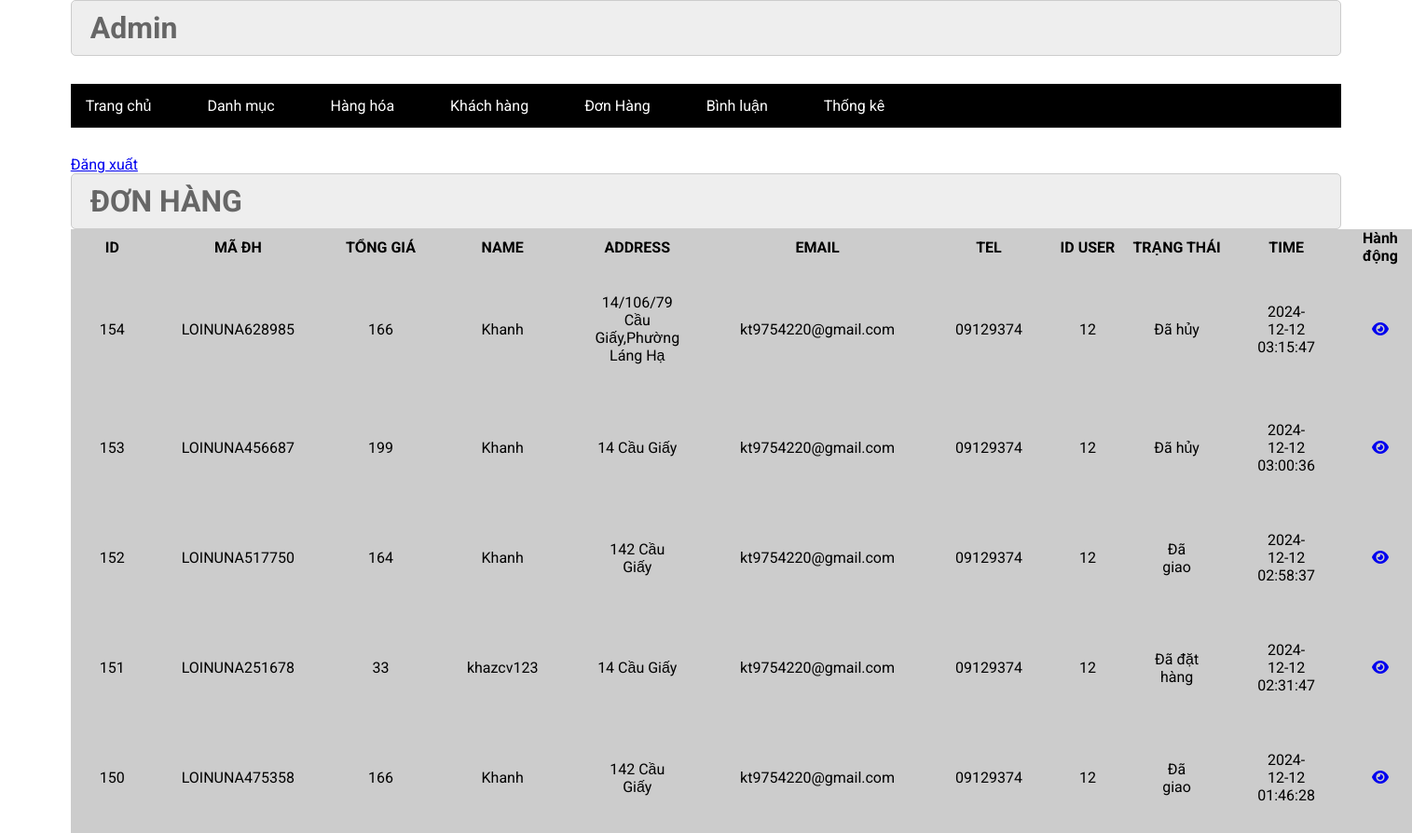
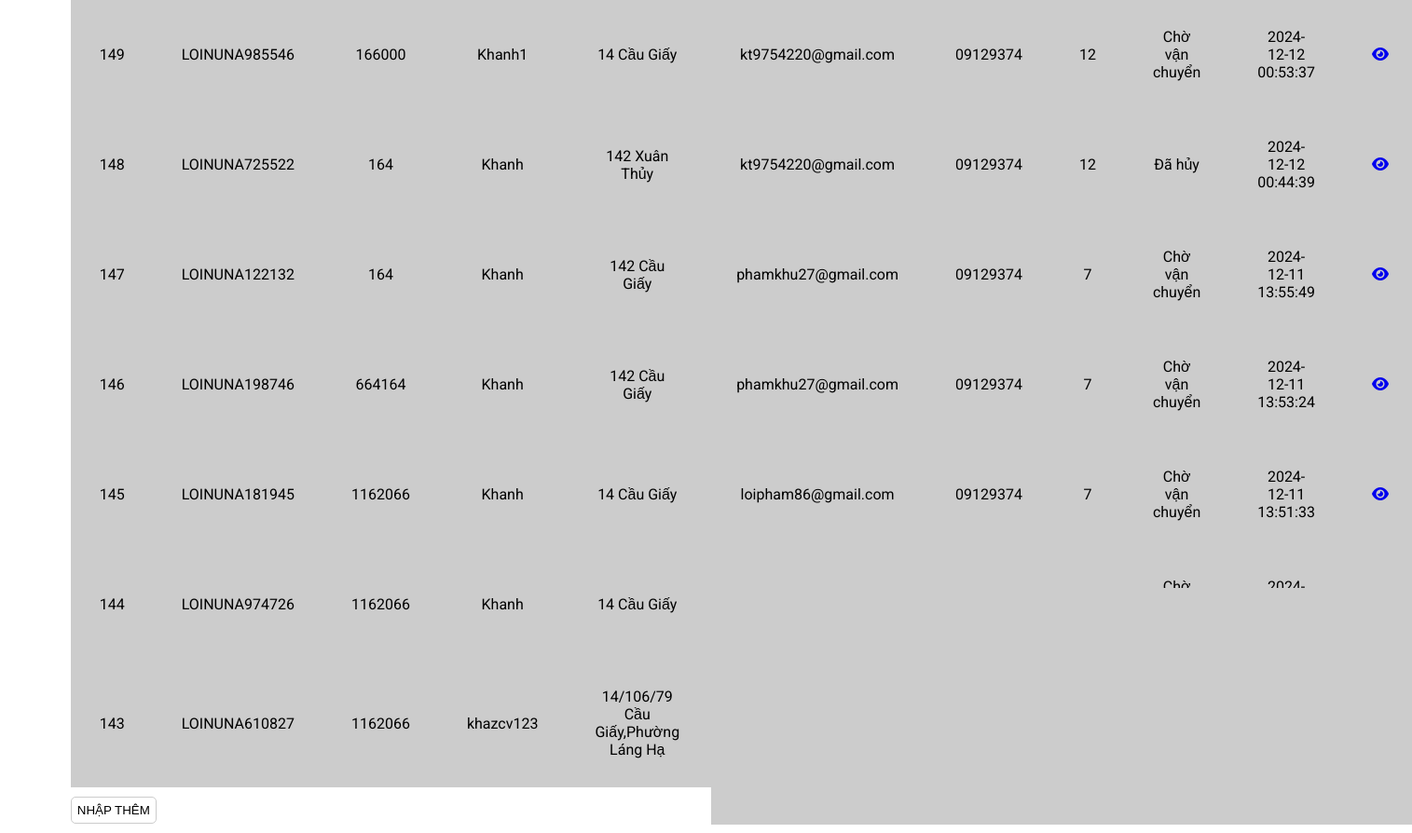
/index.php?pg=donhang (signed in), run on the app's committed database (2 pictures, top to bottom).
### tables this page shows
CREATE TABLE `donhang` (
  `donHang_id` int NOT NULL,
  `madh` varchar(20) NOT NULL,
  `tongGia` double(10,2) NOT NULL DEFAULT '0.00',
  `pttt` tinyint(1) NOT NULL DEFAULT '1',
  `nguoiDung_id` int DEFAULT '0',
  `name` varchar(30) NOT NULL,
  `address` varchar(200) NOT NULL,
  `email` varchar(50) NOT NULL,
  `tel` varchar(20) NOT NULL,
  `status` enum('Đã đặt hàng','Chờ vận chuyển','Đang giao','Đã giao','Đã hủy') NOT NULL DEFAULT 'Đã đặt hàng',
  `ngayTao` timestamp NULL DEFAULT CURRENT_TIMESTAMP,
  `lyDoHuy` varchar(255) DEFAULT NULL
);

### commons/function.php (called while the page is built, shortened)
<?php
function connection()
{
    try {
        $conn = new PDO("mysql:host=" . HOST . ";dbname=" . DBNAME . ";port=" . PORT . ";charset=utf8", USERNAME, PASSWORD);
        $conn->setAttribute(PDO::ATTR_ERRMODE, PDO::ERRMODE_EXCEPTION);
        return $conn;
    } catch (PDOException $e) {
        echo "Lỗi kết nối CSDL: " . $e->getMessage();
    }
}
function view($view, $data = [])
{
    extract($data);
    include_once "view/$view.php";
}

### controllers/admin/DonHangController.php (called while the page is built, shortened)
<?php
class OrderController{
    public function list(){
        $donhangs = (new DonHang)->all();
        view("admin/donhang/list", ['donhangs' => $donhangs]);
    }
}
?>

### models/DonHang.php (called while the page is built, shortened)
<?php
class DonHang {
    public $conn = null;
    public function __construct()
    {
        $this->conn = connection();
    }
    public function all(){
        $sql= "SELECT * FROM donhang ORDER BY donHang_id DESC";
        $stmt = $this->conn->prepare($sql);
        $stmt->execute();
        return $stmt->fetchAll(PDO::FETCH_ASSOC);
    }
}

### view/admin/donhang/list.php (the view)
<?php include_once "view/admin/header.php" ?>
<div class="row2">
    <div class="row2 font_title">
        <h1>ĐƠN HÀNG</h1>
    </div>
    <div class="row2 form_content ">
        <form action="#" method="POST">
            <div class="row2 mb10 formds_loai">
                <table>
                    <tr>
                        <th>ID</th>
                        <th>MÃ ĐH</th>
                        <th>TỔNG GIÁ</th>
                        <th>NAME</th>
                        <th>ADDRESS</th>
                        <th>EMAIL</th>
                        <th>TEL</th>
                        <th>ID USER</th>
                        <th>TRẠNG THÁI</th>
                        <th>TIME</th>
                        <th>Hành động</th>
                    </tr>
                    <?php foreach ($donhangs as $donhang): ?>
                        <tr>
                            <td><?= $donhang['donHang_id'] ?></td>
                            <td><?= $donhang['madh'] ?></td>
                            <td><?= $donhang['tongGia'] ?></td>
                            <td><?= $donhang['name'] ?></td>
                            <td><?= $donhang['address'] ?></td>
                            <td><?= $donhang['email'] ?></td>
                            <td><?= $donhang['tel'] ?></td>
                            <td><?= $donhang['nguoiDung_id'] ?></td>
                            <td><?= $donhang['status'] ?></td>
                            <td><?= $donhang['ngayTao'] ?></td>
                            <td class="text-center align-middle">
                            <a href="./?pg=detailCart&id=<?php echo htmlspecialchars($donhang['donHang_id']); ?>" class="btn btn-info" style="width:70px">
                                <i class="fa-solid fa-eye"></i>
                            </a>
                        </td>
                        </tr>
                    <?php endforeach ?>
                </table>
            </div>
            <div class="row mb10 ">
                <a href="index.php?pg=addsp"> <input class="mr20" type="button" value="NHẬP THÊM"></a>
            </div>
        </form>
    </div>
</div>
<?php include_once "view/admin/footer.php" ?>

### assets/css/admin.css (style rules this page uses)
:root { --white-color:#fff; --black-color:#000; --text-color:#333; }
* { margin:0; padding:0; box-sizing:border-box; }
body { font-family:'Roboto', sans-serif; }
.row { display:flex; width:100%; }
.row2 { float:left; width:100%; }
.mb10 { margin-bottom:10px; }
form { text-align:center; }
.form_account input[type="reset"], .form_account input[type="submit"], .form_content input[type="submit"], .form_content input[type="reset"], .form_content input[type="button"] { padding:6px; background:white; border:1px solid #CCC; border-radius:5px; }
.font_title { background-color:#EEE; border:1px #CCC solid; color:#666; border-radius:5px; padding:10px 20px; }
.mr20 { margin-right:10px; }
.formds_loai table { width:100%; border-collapse:collapse; background-color:#ccc; padding:20px; }
.formds_loai table td { padding:10px 20px; border:1px #ccc solid; padding:30px; }

### data on the page
donhang: donHang_id "154", madh "LOINUNA628985", tongGia "166", name "Khanh", address "14/106/79 Cầu Giấy,Phường Láng Hạ", email "kt9754220@gmail.com", tel "09129374", nguoiDung "12", status "Đã hủy", ngayTao "2024-12-12 03:15:47"
donhang: donHang_id "153", madh "LOINUNA456687", tongGia "199", name "Khanh", address "14 Cầu Giấy", email "kt9754220@gmail.com", tel "09129374", nguoiDung "12", status "Đã hủy", ngayTao "2024-12-12 03:00:36"
donhang: donHang_id "152", madh "LOINUNA517750", tongGia "164", name "Khanh", address "142 Cầu Giấy", email "kt9754220@gmail.com", tel "09129374", nguoiDung "12", status "Đã giao", ngayTao "2024-12-12 02:58:37"
donhang: donHang_id "151", madh "LOINUNA251678", tongGia "33", name "khazcv123", address "14 Cầu Giấy", email "kt9754220@gmail.com", tel "09129374", nguoiDung "12", status "Đã đặt hàng", ngayTao "2024-12-12 02:31:47"
donhang: donHang_id "150", madh "LOINUNA475358", tongGia "166", name "Khanh", address "142 Cầu Giấy", email "kt9754220@gmail.com", tel "09129374", nguoiDung "12", status "Đã giao", ngayTao "2024-12-12 01:46:28"
donhang: donHang_id "149", madh "LOINUNA985546", tongGia "166000", name "Khanh1", address "14 Cầu Giấy", email "kt9754220@gmail.com", tel "09129374", nguoiDung "12", status "Chờ vận chuyển", ngayTao "2024-12-12 00:53:37"
donhang: donHang_id "148", madh "LOINUNA725522", tongGia "164", name "Khanh", address "142 Xuân Thủy", email "kt9754220@gmail.com", tel "09129374", nguoiDung "12", status "Đã hủy", ngayTao "2024-12-12 00:44:39"
donhang: donHang_id "147", madh "LOINUNA122132", tongGia "164", name "Khanh", address "142 Cầu Giấy", email "phamkhu27@gmail.com", tel "09129374", nguoiDung "7", status "Chờ vận chuyển", ngayTao "2024-12-11 13:55:49"
donhang: donHang_id "146", madh "LOINUNA198746", tongGia "664164", name "Khanh", address "142 Cầu Giấy", email "phamkhu27@gmail.com", tel "09129374", nguoiDung "7", status "Chờ vận chuyển", ngayTao "2024-12-11 13:53:24"
donhang: donHang_id "145", madh "LOINUNA181945", tongGia "1162066", name "Khanh", address "14 Cầu Giấy", email "loipham86@gmail.com", tel "09129374", nguoiDung "7", status "Chờ vận chuyển", ngayTao "2024-12-11 13:51:33"
donhang: donHang_id "144", madh "LOINUNA974726", tongGia "1162066", name "Khanh", address "14 Cầu Giấy", status "Chờ vận chuyển", ngayTao "2024-12-11 13:51:20"
donhang: donHang_id "143", madh "LOINUNA610827", tongGia "1162066", name "khazcv123", address "14/106/79 Cầu Giấy,Phường Láng Hạ"
